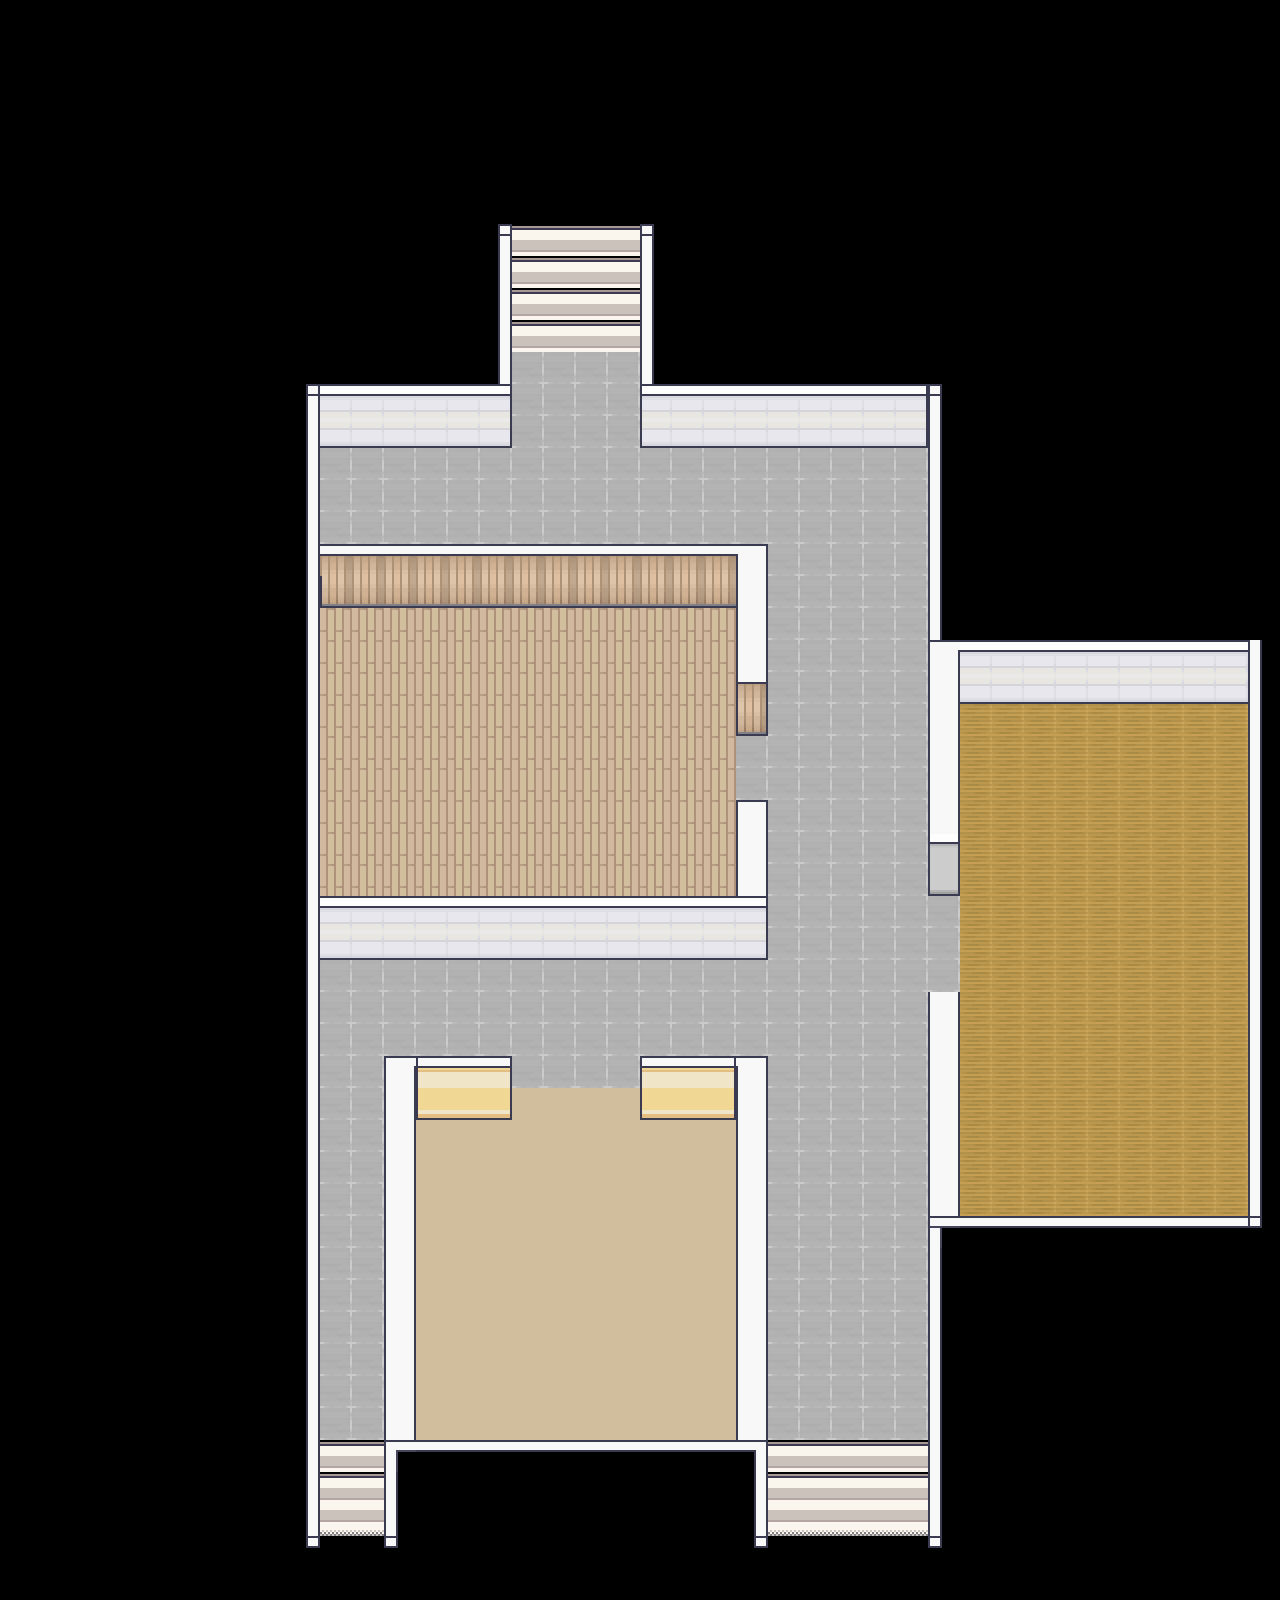

This game map was drawn from its Tiled (.tmx) file and the tilesets committed beside it. A one-line description and the full map source follow:
An orthogonal 40x50 tile map with 32x32 px tiles, 1 tile layer (Tile Layer 1).

<map version="1.10" tiledversion="git" orientation="orthogonal" renderorder="right-down" width="40" height="50" tilewidth="32" tileheight="32" infinite="0" nextlayerid="2" nextobjectid="1">
 <tileset firstgid="1" source="client/public/assets/map/murs.tsx" />
 <layer id="1" name="Tile Layer 1" width="40" height="50">
  <data encoding="csv">
0,0,0,0,0,0,0,0,0,0,0,0,0,0,0,0,0,0,0,0,0,0,0,0,0,0,0,0,0,0,0,0,0,0,0,0,0,0,0,0,
0,0,0,0,0,0,0,0,0,0,0,0,0,0,0,0,0,0,0,0,0,0,0,0,0,0,0,0,0,0,0,0,0,0,0,0,0,0,0,0,
0,0,0,0,0,0,0,0,0,0,0,0,0,0,0,0,0,0,0,0,0,0,0,0,0,0,0,0,0,0,0,0,0,0,0,0,0,0,0,0,
0,0,0,0,0,0,0,0,0,0,0,0,0,0,0,0,0,0,0,0,0,0,0,0,0,0,0,0,0,0,0,0,0,0,0,0,0,0,0,0,
0,0,0,0,0,0,0,0,0,0,0,0,0,0,0,0,0,0,0,0,0,0,0,0,0,0,0,0,0,0,0,0,0,0,0,0,0,0,0,0,
0,0,0,0,0,0,0,0,0,0,0,0,0,0,0,0,0,0,0,0,0,0,0,0,0,0,0,0,0,0,0,0,0,0,0,0,0,0,0,0,
0,0,0,0,0,0,0,0,0,0,0,0,0,0,0,0,0,0,0,0,0,0,0,0,0,0,0,0,0,0,0,0,0,0,0,0,0,0,0,0,
0,0,0,0,0,0,0,0,0,0,0,0,0,0,0,88,1,1,1,1,90,0,0,0,0,0,0,0,0,0,0,0,0,0,0,0,0,0,0,0,
0,0,0,0,0,0,0,0,0,0,0,0,0,0,0,152,1,1,1,1,154,0,0,0,0,0,0,0,0,0,0,0,0,0,0,0,0,0,0,0,
0,0,0,0,0,0,0,0,0,0,0,0,0,0,0,152,1,1,1,1,154,0,0,0,0,0,0,0,0,0,0,0,0,0,0,0,0,0,0,0,
0,0,0,0,0,0,0,0,0,0,0,0,0,0,0,152,1,1,1,1,154,0,0,0,0,0,0,0,0,0,0,0,0,0,0,0,0,0,0,0,
0,0,0,0,0,0,0,0,0,0,0,0,0,0,0,152,412,412,412,412,154,0,0,0,0,0,0,0,0,0,0,0,0,0,0,0,0,0,0,0,
0,0,0,0,0,0,0,0,0,88,162,162,162,162,162,163,412,412,412,412,161,162,162,162,162,162,162,162,163,90,0,0,0,0,0,0,0,0,0,0,
0,0,0,0,0,0,0,0,0,152,226,226,226,226,226,227,412,412,412,412,225,226,226,226,226,226,226,226,227,154,0,0,0,0,0,0,0,0,0,0,
0,0,0,0,0,0,0,0,0,152,412,412,412,412,412,412,412,412,412,412,412,412,412,412,412,412,412,412,412,154,0,0,0,0,0,0,0,0,0,0,
0,0,0,0,0,0,0,0,0,152,412,412,412,412,412,412,412,412,412,412,412,412,412,412,412,412,412,412,412,154,0,0,0,0,0,0,0,0,0,0,
0,0,0,0,0,0,0,0,0,152,412,412,412,412,412,412,412,412,412,412,412,412,412,412,412,412,412,412,412,154,0,0,0,0,0,0,0,0,0,0,
0,0,0,0,0,0,0,0,0,152,1698,1698,1698,1698,1698,1698,1698,1698,1698,1698,1698,1698,1698,27,412,412,412,412,412,154,0,0,0,0,0,0,0,0,0,0,
0,0,0,0,0,0,0,0,0,152,1761,1762,1762,1762,1762,1762,1762,1762,1762,1762,1762,1762,1762,92,412,412,412,412,412,154,0,0,0,0,0,0,0,0,0,0,
0,0,0,0,0,0,0,0,0,152,1603,1603,1603,1603,1603,1603,1603,1603,1603,1603,1603,1603,1603,92,412,412,412,412,412,154,0,0,0,0,0,0,0,0,0,0,
0,0,0,0,0,0,0,0,0,152,1603,1603,1603,1603,1603,1603,1603,1603,1603,1603,1603,1603,1603,92,412,412,412,412,412,29,162,162,162,162,162,162,162,162,162,154,
0,0,0,0,0,0,0,0,0,152,1603,1603,1603,1603,1603,1603,1603,1603,1603,1603,1603,1603,1603,1700,412,412,412,412,412,92,226,226,226,226,226,226,226,226,226,154,
0,0,0,0,0,0,0,0,0,152,1603,1603,1603,1603,1603,1603,1603,1603,1603,1603,1603,1603,1603,1764,412,412,412,412,412,92,835,835,835,835,835,835,835,835,835,154,
0,0,0,0,0,0,0,0,0,152,1603,1603,1603,1603,1603,1603,1603,1603,1603,1603,1603,1603,1603,412,412,412,412,412,412,92,835,835,835,835,835,835,835,835,835,154,
0,0,0,0,0,0,0,0,0,152,1603,1603,1603,1603,1603,1603,1603,1603,1603,1603,1603,1603,1603,412,412,412,412,412,412,92,835,835,835,835,835,835,835,835,835,154,
0,0,0,0,0,0,0,0,0,152,1603,1603,1603,1603,1603,1603,1603,1603,1603,1603,1603,1603,1603,93,412,412,412,412,412,92,835,835,835,835,835,835,835,835,835,154,
0,0,0,0,0,0,0,0,0,152,1603,1603,1603,1603,1603,1603,1603,1603,1603,1603,1603,1603,1603,92,412,412,412,412,412,292,835,835,835,835,835,835,835,835,835,154,
0,0,0,0,0,0,0,0,0,152,1603,1603,1603,1603,1603,1603,1603,1603,1603,1603,1603,1603,1603,92,412,412,412,412,412,356,835,835,835,835,835,835,835,835,835,154,
0,0,0,0,0,0,0,0,0,152,162,162,162,162,162,162,162,162,162,162,162,162,162,163,412,412,412,412,412,412,835,835,835,835,835,835,835,835,835,154,
0,0,0,0,0,0,0,0,0,152,226,226,226,226,226,226,226,226,226,226,226,226,226,227,412,412,412,412,412,412,835,835,835,835,835,835,835,835,835,154,
0,0,0,0,0,0,0,0,0,152,412,412,412,412,412,412,412,412,412,412,412,412,412,412,412,412,412,412,412,412,835,835,835,835,835,835,835,835,835,154,
0,0,0,0,0,0,0,0,0,152,412,412,412,412,412,412,412,412,412,412,412,412,412,412,412,412,412,412,412,92,835,835,835,835,835,835,835,835,835,154,
0,0,0,0,0,0,0,0,0,152,412,412,412,412,412,412,412,412,412,412,412,412,412,412,412,412,412,412,412,92,835,835,835,835,835,835,835,835,835,154,
0,0,0,0,0,0,0,0,0,152,412,412,29,1185,1186,1187,412,412,412,412,1185,1186,1187,27,412,412,412,412,412,92,835,835,835,835,835,835,835,835,835,154,
0,0,0,0,0,0,0,0,0,152,412,412,92,1256,1250,1251,1475,1475,1475,1475,1256,1250,1251,92,412,412,412,412,412,92,835,835,835,835,835,835,835,835,835,154,
0,0,0,0,0,0,0,0,0,152,412,412,92,1475,1475,1475,1475,1475,1475,1475,1475,1475,1475,92,412,412,412,412,412,92,835,835,835,835,835,835,835,835,835,154,
0,0,0,0,0,0,0,0,0,152,412,412,92,1475,1475,1475,1475,1475,1475,1475,1475,1475,1475,92,412,412,412,412,412,92,835,835,835,835,835,835,835,835,835,154,
0,0,0,0,0,0,0,0,0,152,412,412,92,1475,1475,1475,1475,1475,1475,1475,1475,1475,1475,92,412,412,412,412,412,92,835,835,835,835,835,835,835,835,835,154,
0,0,0,0,0,0,0,0,0,152,412,412,92,1475,1475,1475,1475,1475,1475,1475,1475,1475,1475,92,412,412,412,412,412,87,217,217,217,217,217,217,217,217,217,218,
0,0,0,0,0,0,0,0,0,152,412,412,92,1475,1475,1475,1475,1475,1475,1475,1475,1475,1475,92,412,412,412,412,412,154,0,0,0,0,0,0,0,0,0,0,
0,0,0,0,0,0,0,0,0,152,412,412,92,1475,1475,1475,1475,1475,1475,1475,1475,1475,1475,92,412,412,412,412,412,154,0,0,0,0,0,0,0,0,0,0,
0,0,0,0,0,0,0,0,0,152,412,412,92,1475,1475,1475,1475,1475,1475,1475,1475,1475,1475,92,412,412,412,412,412,154,0,0,0,0,0,0,0,0,0,0,
0,0,0,0,0,0,0,0,0,152,412,412,92,1475,1475,1475,1475,1475,1475,1475,1475,1475,1475,92,412,412,412,412,412,154,0,0,0,0,0,0,0,0,0,0,
0,0,0,0,0,0,0,0,0,152,412,412,92,1475,1475,1475,1475,1475,1475,1475,1475,1475,1475,92,412,412,412,412,412,154,0,0,0,0,0,0,0,0,0,0,
0,0,0,0,0,0,0,0,0,152,412,412,92,1475,1475,1475,1475,1475,1475,1475,1475,1475,1475,92,412,412,412,412,412,154,0,0,0,0,0,0,0,0,0,0,
0,0,0,0,0,0,0,0,0,152,1,1,147,89,89,89,89,89,89,89,89,89,89,146,1,1,1,1,1,154,0,0,0,0,0,0,0,0,0,0,
0,0,0,0,0,0,0,0,0,152,1,1,154,0,0,0,0,0,0,0,0,0,0,152,1,1,1,1,1,154,0,0,0,0,0,0,0,0,0,0,
0,0,0,0,0,0,0,0,0,152,65,65,154,0,0,0,0,0,0,0,0,0,0,152,65,65,65,65,65,154,0,0,0,0,0,0,0,0,0,0,
0,0,0,0,0,0,0,0,0,216,0,0,218,0,0,0,0,0,0,0,0,0,0,216,0,0,0,0,0,218,0,0,0,0,0,0,0,0,0,0,
0,0,0,0,0,0,0,0,0,0,0,0,0,0,0,0,0,0,0,0,0,0,0,0,0,0,0,0,0,0,0,0,0,0,0,0,0,0,0,0
</data>
 </layer>
</map>
